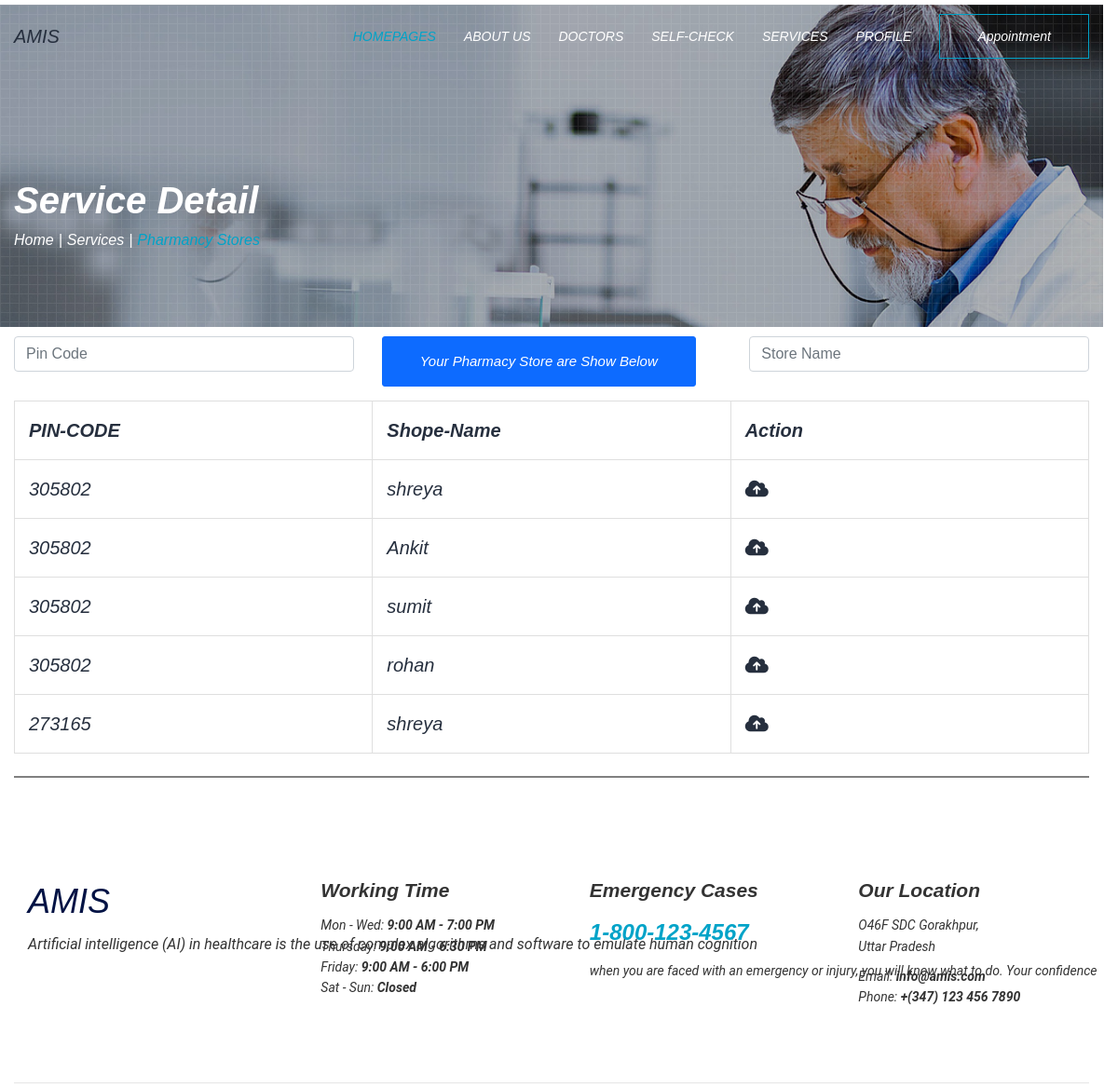
The app's page /shop/ with its own data.
### amisapp1/models.py (models this page shows)
class userType_table(models.Model):
    user = models.OneToOneField(User,on_delete=models.CASCADE)
    userType = models.CharField(max_length=50)
    username = models.CharField(max_length=50,null=True)
    age = models.CharField(max_length=20, null=True,blank=True);
    bloodgroup = models.CharField(max_length=10,null=True,blank=True)
    address = models.CharField(max_length=100,null=True,blank=True)
    city = models.CharField(max_length=100,null=True,blank=True)
    country = models.CharField(max_length=100,null=True,blank=True)
    postal = models.CharField(max_length=20, null=True,blank=True)
    about = models.CharField(max_length=500,null=True,blank=True)
    phone = models.CharField(max_length=20, null=True)
    gender = models.CharField(max_length=10,null=True)
    profile_pic = models.ImageField(upload_to="userProfile",null=True)
    def __str__(self):
        return self.user.first_name

### amisapp1/views.py (the view)
# urls.py: path('shop/', views.shop, name='shop'),
def shop(request):
    context = {}
    data = userType_table.objects.filter(userType="pharmacist")
    context["data"] = data
    print(data)
    return render(request,"services/pharma.html",context)

### templates/services/pharma.html (shortened to what this page needs)
<!doctype html>
{% extends "base.html"%}
{% block body%}
{%load static%}
<div class="sub-header p-relative">
            <div class="pattern"></div>
            <div class="section-padding">
                <div class="container">
                    <div class="row">
                        <div class="col-12">
                            <div class="sub-header-content p-relative">
                                <h1 class="text-custom-white lh-default fw-600">Service Detail</h1>
                                <ul class="custom">
                                    <li>
                                        <a href="{% url 'patientDashboard'%}" class="text-custom-white">Home</a>
                                    </li>
                                    <li>
                                        <a href="{% url 'service'%}" class="text-custom-white">Services</a>
                                    </li>
                                    <li class="text-custom-white active">Pharmancy Stores</li>
                                </ul>
                            </div>
                        </div>
                    </div>
                </div>
            </div>
        </div>
<div class="container">
<div class="row">
  <div class="col-sm-4" style="margin-top:10px;"><input class="form-control" type="text"id="myInputed" onkeyup="myFunction()" placeholder="Pin Code" aria-label="Search" title="Type Code">
  </div>
  <div class="col-sm-4"style="margin-top:10px;"><a href="{% url 'shop'%}" class="btn btn-primary ">Your Pharmacy Store are Show Below</a></div>
  <div class="col-sm-4"style="margin-top:10px;"><input class="form-control" type="text"id="myInputing" onkeyup="myFunction()" placeholder="Store Name" aria-label="Search" title="Type in a name">
</div>
</div>
</div>
<div class="container" style="margin-top:15px;">
<table id="myTable">
  <tr class="header">
    <th style="width:20%;"> PIN-CODE</th>
    <th style="width:20%;">Shope-Name</th>
    <th style="width:20%;">Action</th>
  </tr>
  {%for data in data%}
  <tr>
    {%if data.postal%}
    <td>{{data.postal}}</td>
    {%else%}
    <td>273165</td>
    {%endif%}
    <td>{{data.user.first_name}}</td>
      <td><a href="{% url 'firstpharmastore'%}?id={{data.username}}"> <i class="fas fa-cloud-upload-alt"></i></a></td>
  </tr>
  {%endfor%}
</table>
</div>
<div class="container">
<hr class="my-4" style="height:2px;border-width:0;color:gray;background-color:gray">
  <div>
        <footer class="section-padding bg-custom-white footer-style-1">
            <div class="container">
                <div class="row">
                    <div class="col-md-6 col-lg-3">
                        <div class="footer-box mb-md-40">
                            <div class="logo">
                                <a href="#">
                                    <h2>AMIS</h2>
                                </a>
                            </div>
                            <p class="text-custom-black no-margin">
                               Artificial intelligence (AI) in healthcare is the use of complex algorithms and software to emulate human cognition
                            </p>
                        </div>
                    </div>
                    <div class="col-md-6 col-lg-3">
                        <div class="footer-info mb-md-40">
                            <h5 class="text-custom-black fw-600">Working Time</h5>
                            <p class="no-margin text-custom-black fs-14">
                                Mon - Wed: <span class="text-custom-black fw-600">9:00 AM - 7:00 PM</span><br>
                                Thursday: <span class="text-custom-black fw-600">9:00 AM - 6:30 PM</span><br>
                                Friday: <span class="text-custom-black fw-600">9:00 AM - 6:00 PM</span><br>
                                Sat - Sun: <span class="text-custom-black fw-600">Closed</span>
                            </p>
                        </div>
                    </div>
                    <div class="col-md-6 col-lg-3">
                        <div class="footer-info mb-sm-40">
                            <h5 class="text-custom-black fw-600">Emergency Cases</h5>
                            <h4 class="text-light-blue fw-600">1-800-123-4567</h4>
                            <p class="no-margin text-custom-black fs-14">when you are faced with an emergency or injury, you will know what to do. Your confidence</p>
                        </div>
                    </div>
                    <div class="col-md-6 col-lg-3">
                        <div class="footer-info">
                            <h5 class="text-custom-black fw-600">Our Location</h5>
                            <p class="text-custom-black fs-14">O46F SDC Gorakhpur,<br>Uttar Pradesh</p>
                            <p class="no-margin text-custom-black fs-14">
                                Email: <a href="#" class="text-custom-black fw-600">info@amis.com</a><br>
                                Phone: <a href="#" class="text-custom-black fw-600">+(347) 123 456 7890</a>
                            </p>
                        </div>
                    </div>
                </div>
            </div>
        </footer>
{% endblock %}

### static/assets/css/costyle.css (style rules this page uses)
body { font-family: 'Barlow', Arial, Helvetica, sans-serif; color: #262f3e; font-size: 16px; line-height: 1.6; font-weight: 400; -webkit-font-smoothing: antialiased; -moz-osx-font-smoothing: grayscale; position: relative; }
h1, h2, h3, h4, h5, h6, p, ol, table { margin-bottom: 10px; line-height: 1.6; }
h1:last-child, h2:last-child, h3:last-child, h4:last-child, h5:last-child, h6:last-child, p:last-child, ol:last-child, table:last-child { margin-bottom: 0; }
h1, h2, h3, h4, h5, h6 { font-weight: 500; color: #001244; }
h1, .h1 { font-size: 36px; }
h2, .h2 { font-size: 28px; }
h4, .h4 { font-size: 22px; }
h5, .h5 { font-size: 18px; }
p { font-size: .86em; font-weight: 400; }
p :last-child { margin-bottom: 0; }
@media (min-width: 768px) { h1, .h1 { font-size: 48px; } }
@media (min-width: 768px) { h2, .h2 { font-size: 36px; } }
@media (min-width: 768px) { h4, .h4 { font-size: 24px; } }
@media (min-width: 768px) { h5, .h5 { font-size: 21px; } }
@media (min-width: 768px) { p { font-size: 16px; } }
ul, ol { padding: 0px; margin: 0px; list-style: none; }
a { outline: 0; transition: all 0.5s; color: #262f3e; }
a:link, a:visited { text-decoration: none; }
@media (min-width: 1200px) { .container { max-width: 1200px; } }
body { min-width: 302px; overflow-x: hidden; }
.btn { font-size: 15px; font-weight: 400; line-height: 26px; padding: 11px 21px; text-align: center; justify-content: center; border-radius: 0; color: #fff; background: #0d6bff; border: 1px solid #0d6bff; transition: all .5s; border-radius: 3px; }
@media (min-width: 576px) { .btn { padding: 13px 30px; } }
@media (min-width: 1200px) { .btn { padding: 13px 40px; } }
.header { position: relative; }
h1 { font-size: 40px; }

### records on screen
userType_table: postal "305802", user.first_name "shreya"
userType_table: postal "305802", user.first_name "Ankit"
userType_table: postal "305802", user.first_name "sumit"
userType_table: postal "305802", user.first_name "rohan"
userType_table: shows "273165", user.first_name "shreya"
